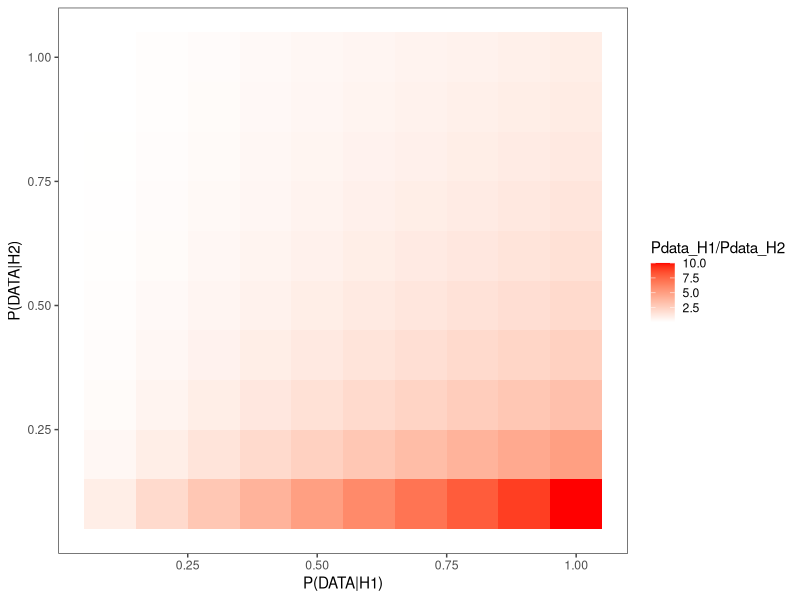

Write R code to recreate this figure.
## ---- chunk 1
knitr::opts_chunk$set(echo = TRUE)
## ---- chunk 2
Pdata_H1=0.7
Pdata_H2=0.4
BF=Pdata_H1/Pdata_H2

## ---- chunk 3

library(ggplot2)

# 创建数据框
df <- expand.grid(Pdata_H1 = seq(0.1, 1, by = 0.1),
                  Pdata_H2 = seq(0.1, 1, by = 0.1))

# 计算颜色填充值
df$fill_value <- df$Pdata_H1 / df$Pdata_H2

# 绘制热图
ggplot(df) +
  aes(x = Pdata_H1, y = Pdata_H2, fill = fill_value)+
  scale_fill_gradient(low = "white", high = "red", name = "Pdata_H1/Pdata_H2")+
  egg::theme_article() +
  geom_tile()  +
  labs(x = "P(DATA|H1)",
       y = "P(DATA|H2)")

## ---- chunk 4
P_data=0.7*0.5+0.4*0.5 ##0.55

## ---- chunk 5
